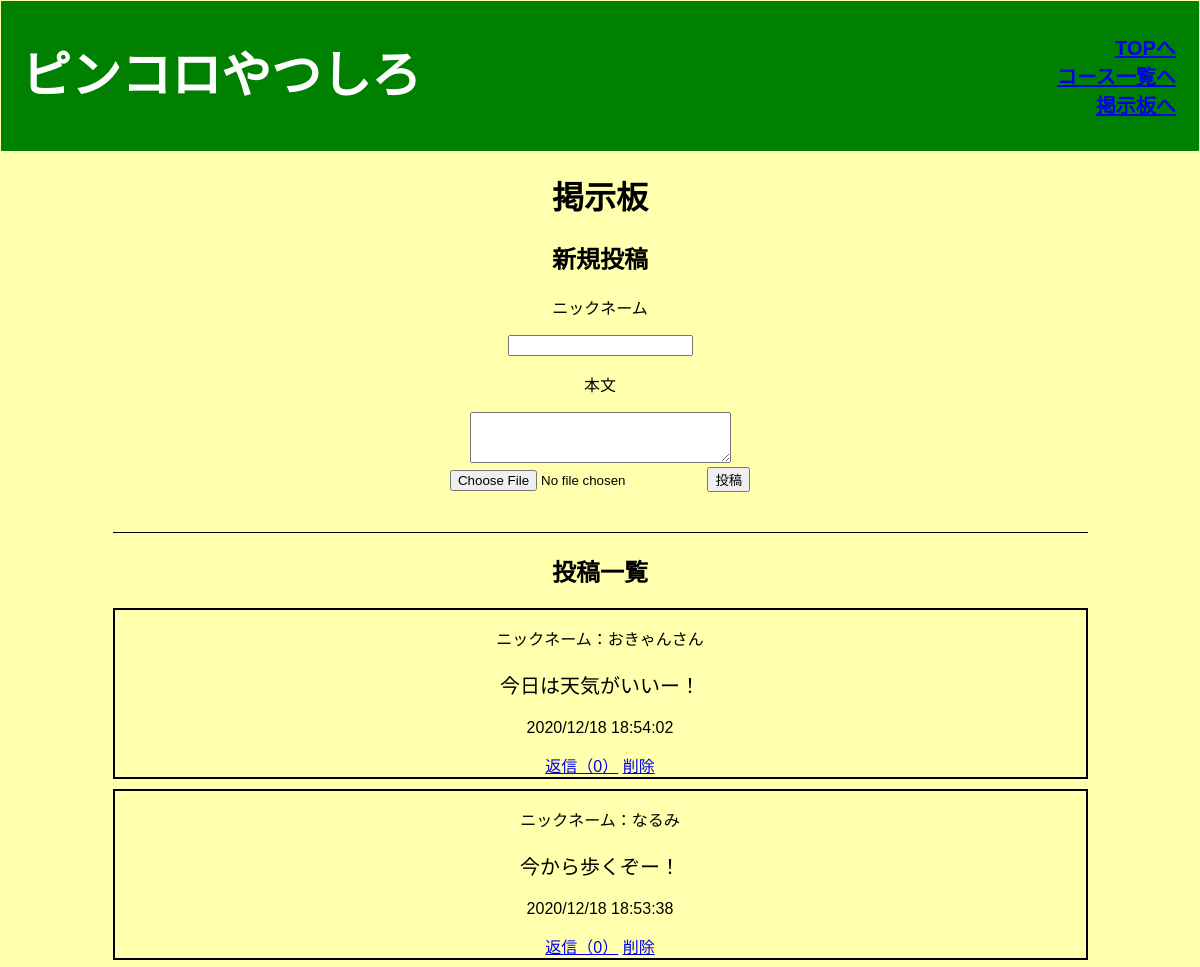
Before: /bbs (upper part) with the older database file.
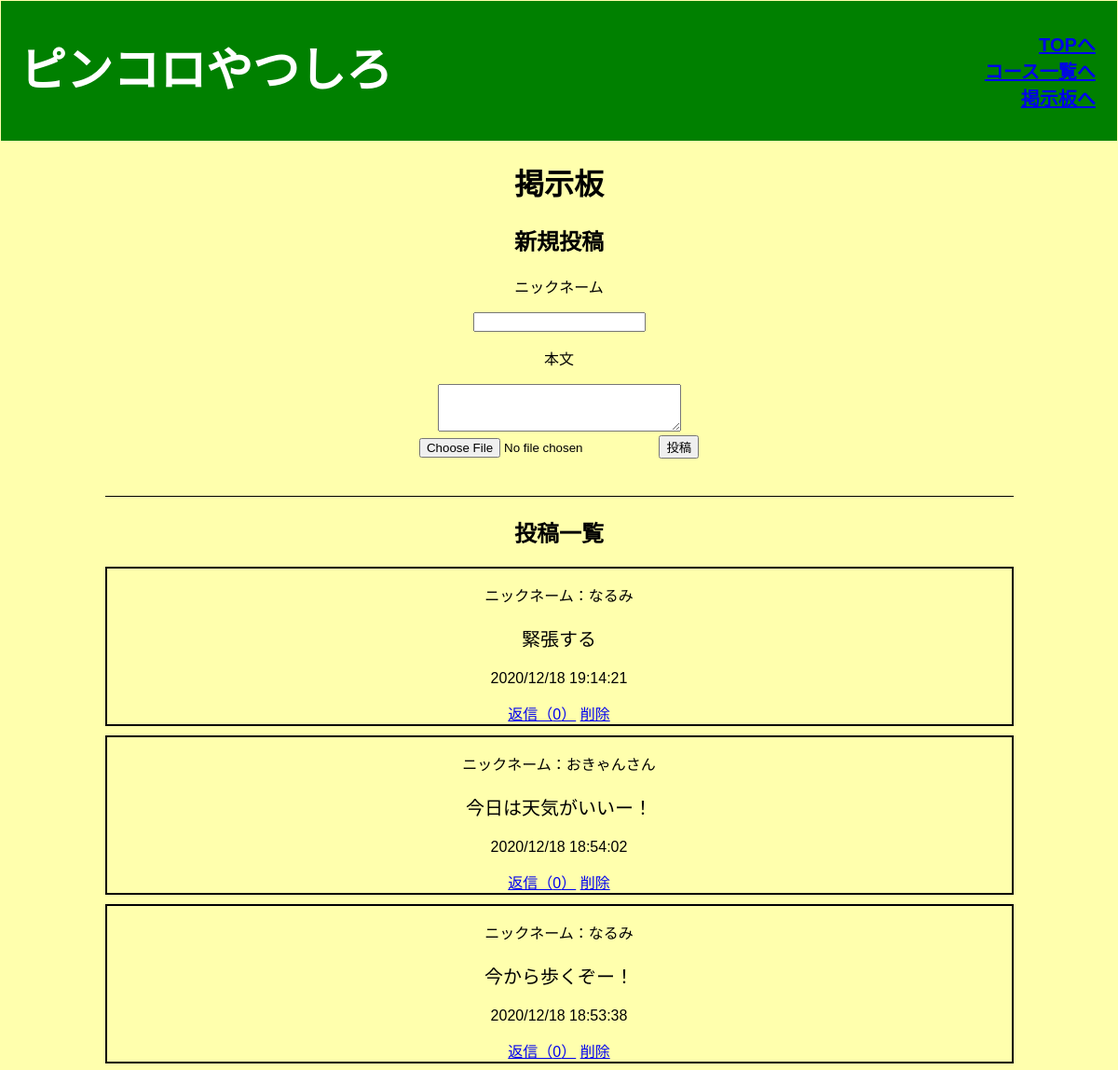
After: the same page with the newer database file.
### tables this page shows
CREATE TABLE "bbs" (
	"id"	INTEGER,
	"name"	TEXT,
	"comment"	TEXT,
	"image"	TEXT,
	"time"	TEXT,
	"del_flg"	INTEGER,
	PRIMARY KEY("id" AUTOINCREMENT)
);

### app.py (the view)
@app.route("/bbs")
def bbs():
    conn = sqlite3.connect("pinkoro.db")
    c = conn.cursor()
    c.execute("select id,name,comment,image,time from bbs where del_flg = 0 order by time desc")
    comment_list = []
    for row in c.fetchall():
        comment_list.append({"id": row[0], "name": row[1], "comment": row[2], "image": row[3], "time":row[4]})
    c.execute("select max(comment_id) from reply")
    max = c.fetchone()[0]
    cnt_list=[]
    for i in range(max+1):
        c.execute("select count(comment_id) from reply where comment_id = ? and reply_del_flg = 0",(i,))
        cnt_list.append(c.fetchone())
        print(cnt_list)
    print(cnt_list)
    c.close()
    return render_template('bbs.html', comment_list = comment_list, tpl_cnt_list = cnt_list)

### templates/bbs.html (shortened to what this page needs)
{% extends "base.html" %}
{% block content %}
<div class="bbs">
  <h1>掲示板</h1>
  <div class="shinki_toukou">
    <h2>新規投稿</h2>
    <form action="/add" method="post" enctype="multipart/form-data">
      <p>ニックネーム</p><input type="text" name="name" value="" required>
      <p>本文</p><textarea name="comment" cols="30" rows="3"></textarea>
      <br>
      <input type="file" name="upload" class="file_upload" accept=".png, .jpg, .jpeg">
      <input type="submit" value="投稿" class="toukou">
    </form>
  </div>
  <div class="toukou_hyouji">
    <h2>投稿一覧</h2>
    {% for item in comment_list %}
    <div class="bbs_area">
      <p class="bbs_name">ニックネーム：{{item["name"]}}</p>
      <p class="bbs_comment">{{item["comment"]}}</p>
      <p>{{item["time"]}}</p>
      <a href="/reply/{{item['id']}}">返信（{{tpl_cnt_list[item['id']][0]}}）</a>
      <a href="/del/{{item['id']}}">削除</a>
    </div>
    {% endfor %}
  </div>
</div>
{% endblock %}

### templates/base.html (shortened to what this page needs)
<!DOCTYPE html>
<html lang="en">
<head>
  <link rel="stylesheet" href="../static/css/style_pc.css" media="screen and (min-width:481px)">
  <link rel="stylesheet" href="../static/css/style_sp.css"media="screen and (max-width:480px)">
</head>
<body>
  <header>
      <div class="header-logo">ピンコロやつしろ</div>
      <div class="header-list">
        <ul>
          <li><a href="http://127.0.0.1:5000//">TOPへ</a></li>
          <li><a href="http://127.0.0.1:5000/course">コース一覧へ</a></li>
          <li><a href="http://127.0.0.1:5000/bbs">掲示板へ</a></li>
        </ul>
      </div>
  </header>
  {% block content %}
  {% endblock %}
</body>
</html>

### static/css/style_pc.css (style rules this page uses)
body { font-family: 'メイリオ', Meiryo,'Osaka','Hiragino Kaku Gothic ProN','ヒラギノ角ゴ ProN W3',sans-serif; }
li { list-style: none; }
header { background-color:green; color: #fff; height: 150px; font-weight: bold; width: 100%; }
.header-logo { float: left; font-size: 50px; font-weight: bold; padding-left: 20px; line-height: 150px; }
.header-list li { text-align: right; font-size: 20px; font-weight: bold; color: white; padding-right: 2%; }
.header-list { padding-top: 15px; }
body { margin: 1px; background-color:#ffffad; }
.bbs { text-align:center; }
.toukou_hyouji { border-top: 1px solid; margin: 40px auto; max-width: 975px; }
.bbs_area { border: solid 2px black; margin-bottom: 10px; text-align: center; }
.bbs_comment { font-size: 20px; }

### static/css/style_sp.css (style rules this page uses)
body { font-family: 'メイリオ', Meiryo, 'Osaka', 'Hiragino Kaku Gothic ProN', 'ヒラギノ角ゴ ProN W3', sans-serif; }
li { list-style: none; }
header { background-color: green; color: #fff; height: 100px; font-size: 30px; font-weight: bold; width: 100%; }
.header-logo { float: left; font-size: 25px; font-weight: bold; padding: 20px; line-height: 50px; }
.header-list li { float: right; padding: 20px 20px; font-size: 20px; font-weight: bold; margin: 1 0 5 0; }
header ul { display: none; margin: 0 40px 0 0; }
header ul li { width: 50%; color: #acacac; line-height: 40px; text-align: left; font-size: 8px; text-indent: 5px; }
header ul li a { display: block; z-index: 10; font-size: 12px; text-align: center; }
body { margin: 1px; background-color: #FFF8DC; }
.bbs { text-align: center; }
.toukou_hyouji { border-top: 1px solid; margin: 40px auto; max-width: 975px; }
.bbs_area { border: solid 2px black; margin-bottom: 10px }
.bbs_comment { font-size: 20px; }

Changed rows visible on the page:
added bbs: name "なるみ", comment "緊張する", time "2020/12/18 19:14:21", del_flg "0"
